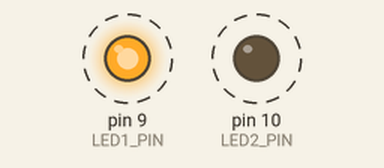
Bench run of a sketch on a simulated Arduino Uno, built with avr-gcc and run on an emulated ATmega328P. Parts: output pins drawn as LEDs (lit = HIGH). Dashed ring = blinking.

Above: at 0.2 s.
Timing chart, 0 to 5.5 s (numbered marks = the images above):
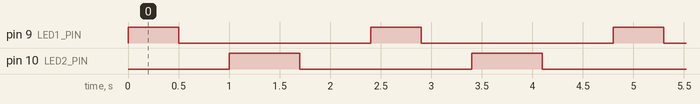

Measured:
- by itself, pin 9 (LED1_PIN): alternates HIGH for 0.50 s and LOW for 1.9 s
- by itself, pin 10 (LED2_PIN): alternates HIGH for 0.70 s and LOW for 1.7 s
- by itself, everything shown: repeats every 2.4 s, in 4 steps

The sketch:

job06_asynchrone.ino
```cpp
#define LED1_PIN 9
#define LED2_PIN 10

void setup() {
  pinMode(LED1_PIN, OUTPUT);
  pinMode(LED2_PIN, OUTPUT);
}

void loop() {

  digitalWrite(LED1_PIN, HIGH);
  delay(500);
  digitalWrite(LED1_PIN, LOW);
  delay(500);

  digitalWrite(LED2_PIN, HIGH);
  delay(700);
  digitalWrite(LED2_PIN, LOW);
  delay(700);
}
```
